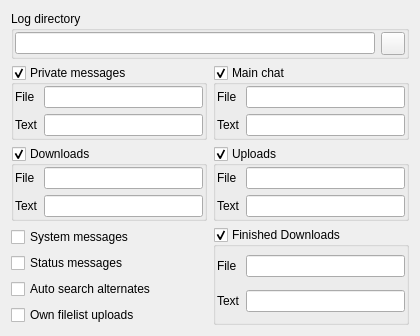
<?xml version="1.0" encoding="UTF-8"?>
<ui version="4.0">
 <class>UISettingsLog</class>
 <widget class="QWidget" name="UISettingsLog">
  <property name="geometry">
   <rect>
    <x>0</x>
    <y>0</y>
    <width>420</width>
    <height>312</height>
   </rect>
  </property>
  <property name="windowTitle">
   <string>Form</string>
  </property>
  <layout class="QGridLayout" name="gridLayout_7">
   <item row="0" column="0" colspan="2">
    <widget class="QGroupBox" name="groupBox_2">
     <property name="title">
      <string>Log directory</string>
     </property>
     <layout class="QGridLayout" name="gridLayout_6">
      <property name="margin">
       <number>1</number>
      </property>
      <item row="0" column="0" colspan="2">
       <widget class="LineEdit" name="lineEdit_LOGDIR">
        <property name="toolTip">
         <string>All logs generated by EiskaltDC++ will be put in this subdirectory.</string>
        </property>
       </widget>
      </item>
      <item row="0" column="2">
       <widget class="QToolButton" name="toolButton_BROWSE">
        <property name="text">
         <string/>
        </property>
       </widget>
      </item>
     </layout>
    </widget>
   </item>
   <item row="1" column="0">
    <widget class="QGroupBox" name="groupBox_PM">
     <property name="title">
      <string>Private messages</string>
     </property>
     <property name="checkable">
      <bool>true</bool>
     </property>
     <layout class="QGridLayout" name="gridLayout">
      <property name="margin">
       <number>1</number>
      </property>
      <item row="0" column="0">
       <widget class="QLabel" name="label_5">
        <property name="text">
         <string>File</string>
        </property>
       </widget>
      </item>
      <item row="0" column="1">
       <widget class="LineEdit" name="lineEdit_FILE_PMFMT"/>
      </item>
      <item row="1" column="0">
       <widget class="QLabel" name="label_2">
        <property name="text">
         <string>Text</string>
        </property>
       </widget>
      </item>
      <item row="1" column="1">
       <widget class="LineEdit" name="lineEdit_PMFMT"/>
      </item>
     </layout>
    </widget>
   </item>
   <item row="1" column="1">
    <widget class="QGroupBox" name="groupBox_MAINCHAT">
     <property name="title">
      <string>Main chat</string>
     </property>
     <property name="checkable">
      <bool>true</bool>
     </property>
     <layout class="QGridLayout" name="gridLayout_2">
      <property name="margin">
       <number>1</number>
      </property>
      <item row="0" column="0">
       <widget class="QLabel" name="label_6">
        <property name="text">
         <string>File</string>
        </property>
       </widget>
      </item>
      <item row="0" column="1">
       <widget class="LineEdit" name="lineEdit_FILE_CHATFMT"/>
      </item>
      <item row="1" column="0">
       <widget class="QLabel" name="label">
        <property name="text">
         <string>Text</string>
        </property>
       </widget>
      </item>
      <item row="1" column="1">
       <widget class="LineEdit" name="lineEdit_CHATFMT"/>
      </item>
     </layout>
    </widget>
   </item>
   <item row="2" column="0">
    <widget class="QGroupBox" name="groupBox_DOWN">
     <property name="title">
      <string>Downloads</string>
     </property>
     <property name="checkable">
      <bool>true</bool>
     </property>
     <layout class="QGridLayout" name="gridLayout_3">
      <property name="margin">
       <number>1</number>
      </property>
      <item row="0" column="0">
       <widget class="QLabel" name="label_7">
        <property name="text">
         <string>File</string>
        </property>
       </widget>
      </item>
      <item row="0" column="1">
       <widget class="LineEdit" name="lineEdit_FILE_DOWNFMT"/>
      </item>
      <item row="1" column="0">
       <widget class="QLabel" name="label_3">
        <property name="text">
         <string>Text</string>
        </property>
       </widget>
      </item>
      <item row="1" column="1">
       <widget class="LineEdit" name="lineEdit_DOWNFMT"/>
      </item>
     </layout>
    </widget>
   </item>
   <item row="2" column="1">
    <widget class="QGroupBox" name="groupBox_UP">
     <property name="title">
      <string>Uploads</string>
     </property>
     <property name="checkable">
      <bool>true</bool>
     </property>
     <layout class="QGridLayout" name="gridLayout_4">
      <property name="margin">
       <number>1</number>
      </property>
      <item row="0" column="0">
       <widget class="QLabel" name="label_8">
        <property name="text">
         <string>File</string>
        </property>
       </widget>
      </item>
      <item row="0" column="1">
       <widget class="LineEdit" name="lineEdit_FILE_UPFMT"/>
      </item>
      <item row="1" column="0">
       <widget class="QLabel" name="label_4">
        <property name="text">
         <string>Text</string>
        </property>
       </widget>
      </item>
      <item row="1" column="1">
       <widget class="LineEdit" name="lineEdit_UPFMT"/>
      </item>
     </layout>
    </widget>
   </item>
   <item row="3" column="0">
    <layout class="QVBoxLayout" name="verticalLayout">
     <item>
      <widget class="QCheckBox" name="checkBox_SYSTEM">
       <property name="text">
        <string>System messages</string>
       </property>
      </widget>
     </item>
     <item>
      <widget class="QCheckBox" name="checkBox_STAT">
       <property name="text">
        <string>Status messages</string>
       </property>
      </widget>
     </item>
     <item>
      <widget class="QCheckBox" name="checkBox_REPORT_ALTERNATES">
       <property name="text">
        <string>Auto search alternates</string>
       </property>
      </widget>
     </item>
     <item>
      <widget class="QCheckBox" name="checkBox_FILELIST">
       <property name="text">
        <string>Own filelist uploads</string>
       </property>
      </widget>
     </item>
    </layout>
   </item>
   <item row="3" column="1">
    <widget class="QGroupBox" name="groupBox_FINISH_DOWN">
     <property name="title">
      <string>Finished Downloads</string>
     </property>
     <property name="checkable">
      <bool>true</bool>
     </property>
     <layout class="QGridLayout" name="gridLayout_5">
      <property name="margin">
       <number>1</number>
      </property>
      <item row="0" column="0">
       <widget class="QLabel" name="label_9">
        <property name="text">
         <string>File</string>
        </property>
       </widget>
      </item>
      <item row="0" column="1">
       <widget class="LineEdit" name="lineEdit_FILE_FINISH_DOWNFMT"/>
      </item>
      <item row="1" column="0">
       <widget class="QLabel" name="label_10">
        <property name="text">
         <string>Text</string>
        </property>
       </widget>
      </item>
      <item row="1" column="1">
       <widget class="LineEdit" name="lineEdit_FINISH_DOWNFMT"/>
      </item>
     </layout>
    </widget>
   </item>
   <item row="5" column="1">
    <spacer name="verticalSpacer">
     <property name="orientation">
      <enum>Qt::Vertical</enum>
     </property>
     <property name="sizeHint" stdset="0">
      <size>
       <width>20</width>
       <height>40</height>
      </size>
     </property>
    </spacer>
   </item>
  </layout>
 </widget>
 <customwidgets>
  <customwidget>
   <class>LineEdit</class>
   <extends>QLineEdit</extends>
   <header>LineEdit.h</header>
  </customwidget>
 </customwidgets>
 <resources/>
 <connections/>
</ui>
